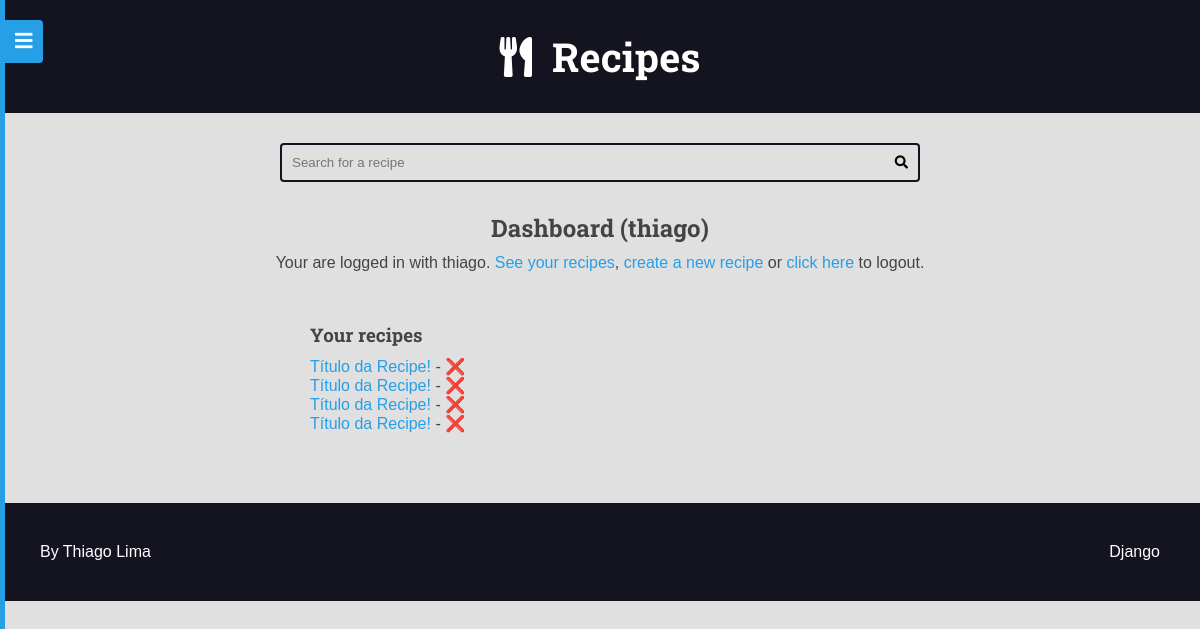
The app's page /authors/dashboard/ (signed in) with its own data.
### recipes/models.py (models this page shows, shortened)
class Recipe(models.Model):
    objects = RecipeManager()
    title = models.CharField(max_length=65, verbose_name=_('Title'))
    description = models.CharField(max_length=165)
    slug = models.SlugField(unique=True)
    preparation_time = models.IntegerField()
    preparation_time_unit = models.CharField(max_length=65)
    servings = models.IntegerField()
    servings_unit = models.CharField(max_length=65)
    preparation_steps = models.TextField()
    preparation_steps_is_html = models.BooleanField(default=False)
    created_at = models.DateTimeField(auto_now_add=True)
    updated_at = models.DateTimeField(auto_now=True)
    is_published = models.BooleanField(default=False)
    cover = models.ImageField(
        upload_to='recipes/covers/%Y/%m/%d/', blank=True, default='')
    category = models.ForeignKey(
        Category, on_delete=models.SET_NULL, null=True, blank=True,
        default=None,
    )
    author = models.ForeignKey(
        User, on_delete=models.SET_NULL, null=True
    )
    tags = models.ManyToManyField(Tag, blank=True, default='')
    class Meta:
        verbose_name = _('Recipe')
        verbose_name_plural = _('Recipes')

### authors/views/all.py (the view)
# urls.py: path('dashboard/', views.dashboard, name='dashboard'),
@login_required(login_url='authors:login', redirect_field_name='next')
def dashboard(request):
    recipes = Recipe.objects.filter(
        is_published=False,
        author=request.user
    )
    return render(
        request,
        'authors/pages/dashboard.html',
        context={
            'recipes': recipes,
        }
    )

### authors/templates/authors/pages/dashboard.html (shortened to what this page needs)
{% extends 'global/base.html' %}
{% block content %}
  <div class="main-content center container">
    <h2>Dashboard ({{ user }})</h2>
    {% include 'authors/partials/login_message.html' %}
    <div class="authors-dashboard-container">
      <h3>Your recipes</h3>
      <ul>
        {% for recipe in recipes %}
          <li>
            <a href="{% url 'authors:dashboard_recipe_edit' recipe.id %}">{{ recipe.title }}</a> -
            <form
            class="inline-form form-delete"
            action="{% url 'authors:dashboard_recipe_delete' %}"
            method='POST'
            >
              <button class="plaintext-button" type="submit">❌</button>
            </form>
          </li>
        {% empty %}
          <li>
            <p>You do not have recipes, please create one.</p>
          </li>
        {% endfor %}
      </ul>
    </div>
  </div>
  {% endblock content %}

### base_templates/global/base.html (shortened to what this page needs)
{% load static %}
<!DOCTYPE html>
<html lang="{{ html_language }}">
<head>
    {% include 'global/partials/head.html' %}
</head>
<body>
    {% include 'global/partials/menu.html' %}
    {% include 'global/partials/header.html' %}
    {% include 'global/partials/search.html' %}
    <main class="main-content-container">
        {% block content %}{% endblock content %}
    </main>
    {% include 'global/partials/footer.html' %}
</body>
</html>

### base_templates/global/partials/head.html (shortened to what this page needs)
{% load static %}
<link rel="stylesheet" href="https://cdnjs.cloudflare.com/ajax/libs/font-awesome/5.15.4/css/fontawesome.min.css"
 />
<link rel="stylesheet" href="https://cdnjs.cloudflare.com/ajax/libs/font-awesome/5.15.4/css/brands.min.css"
 />
<link rel="stylesheet" href="https://cdnjs.cloudflare.com/ajax/libs/font-awesome/5.15.4/css/solid.min.css"
 />
<link rel="stylesheet" href="{% static 'global/css/styles.css' %}">
<link rel="stylesheet" href="{% static 'global/css/global-style.css' %}">

### base_templates/global/partials/menu.html (shortened to what this page needs)
<button class="button-show-menu button-show-menu-visible">
  <i class="fas fa-bars"></i>
</button>
<div class="menu-container menu-hidden">
  <div class="menu-content">
    <nav class="menu-nav">
      <a href="{% url 'recipes:home' %}">Home</a>
      {% if user.is_authenticated %}
        <a href="{% url 'authors:dashboard_recipe_new' %}">New recipe</a>
        <a href="{% url 'authors:dashboard' %}">Dashboard</a>
        <a class="authors-logout-link" href="{% url 'authors:logout' %}">Logout</a>
      {% else %}
        <a href="{% url 'authors:login' %}">Login</a>
        <a href="{% url 'authors:register' %}">Register</a>
    {% endif %}
    </nav>
  </div>
</div>

### base_templates/global/partials/header.html
<header class="main-header-container">
    <div class="main-header container">
        <h1>
            <a class="main-logo" href="{% url 'recipes:home' %}">
                <i class="fas fa-utensils main-logo-icon"></i>
                <span class="main-logo-text">Recipes</span>
            </a>
        </h1>
    </div>
</header>

### base_templates/global/partials/search.html
<div class="search-container">
    <div class="container">
        <form action="{% url 'recipes:search' %}" method="GET" class="search-form">
            <input
                type="search" class="search-input"
                name="q" value="{{ search_term }}" required
                placeholder="Search for a recipe"
            >
            <button type="submit" class="search-button"><i class="fas fa-search"></i></button>
        </form>
    </div>
</div>

### authors/templates/authors/partials/login_message.html (shortened to what this page needs)
{% if user.is_authenticated %}
<div class="login-message">
  Your are logged in with
  {{ request.user.username }}.
  <a href="{% url 'authors:dashboard' %}">See your recipes</a>,
  <a href="{% url 'authors:dashboard_recipe_new' %}">create a new recipe</a> or
  <a class="authors-logout-link" href="#">click here</a> to logout.
</div>
{% endif %}

### base_templates/global/partials/footer.html
<footer class="main-footer">
  <div class="developer">
    <a href="#" target="_blank" rel="noreferrer noopener">By Thiago Lima</a>
  </div>
  <div class="powered">
    <a href="#" target="_blank" rel="noreferrer noopener">Django</a>
  </div>
</footer>

### base_static/global/css/styles.css (style rules this page uses)
:root { --color-primary: #269fe6; --color-primary-hover: #2086c2; --color-primary-dark: #13141f; --color-primary-dark-hover: #212336; --color-primary-light: #d4ecfa; --color-primary-light-hover: #bdd8e7; --color-white: #fff; --color-black: #000; --color-dark-text: #444; --color-info-light: #cce5ff; --color-debug-light: #cce5ff; --color-success-light: #d4edda; --color-alert-light: #fff3cd; --color-warning-light: #fff3cd; --color-error-light: #f8d7da; --color-info-dark: #4d86c4; --color-debug-dark: #4d86c4; --color-success-dark: #4a9c5d; --color-alert-dark: #927f40; --color-warning-dark: #927f40; --color-error-dark: #da525d; --color-gray-0: #f9f9f9; --color-gray-1: #e0e0e0; --color-gray-2: #c7c7c7; --color-gray-3: #aeaeae; --color-gray-4: #959595; --color-gray-5: #7d7d7d; --color-gray-6: #646464; --color-gray-7: #4b4b4b; --color-gray-8: #323232; --color-gray-9: #191919; --font-primary: sans-serif; --font-headings: 'Roboto Slab', serif; --spacing-gutter-medium: 3rem; --spacing-gutter-large: 4rem; }
* { padding: 0; margin: 0; box-sizing: border-box; }
html { font-size: 62.5%; }
body { font-size: 1.6rem; font-family: var(--font-primary); background: var(--color-gray-1); color: var(--color-dark-text); }
h1, h2, h3, h4, h5, h6 { font-family: var(--font-headings); }
a { color: var(--color-primary); text-decoration: none; }
.container { max-width: 144rem; margin: 0 auto; padding: var(--spacing-gutter-medium); }
.main-header-container { background: var(--color-primary-dark); }
.main-logo { font-size: 4rem; color: var(--color-white); text-decoration: none; display: flex; flex-flow: row nowrap; align-items: center; justify-content: center; width: fit-content; margin: 0 auto; }
.main-logo-icon { margin-right: 2rem; }
.search-form { border: 0.2rem solid var(--color-primary-dark); max-width: 64rem; margin: 0 auto; border-radius: 0.4rem; position: relative; transition: all 300ms ease-in-out; }
.search-input, .search-button { border: none; background: none; outline: none; padding: 1rem; transition: all 300ms ease-in-out; }
.search-input { width: 100%; padding-right: 3rem; }
.search-button { position: absolute; top: 0; right: 0; }
.main-content { padding-top: 0; }
.main-footer { display: flex; align-items: center; justify-content: space-between; background: var(--color-primary-dark); color: var(--color-white); padding: var(--spacing-gutter-large); }
.main-footer a { color: var(--color-white); text-decoration: none; transition: all 300ms ease-in-out; }
.inline-form { display: inline; }
.plaintext-button { display: inline; border: none; background: none; cursor: pointer; color: var(--color-primary); font-size: 1.6rem; }
.login-message { margin: 1rem 0; }
.authors-dashboard-container { max-width: 64rem; text-align: left; padding: var(--spacing-gutter-medium); margin: 0 auto; }
.authors-dashboard-container h3, .authors-dashboard-container p, .authors-dashboard-container ul { list-style-type: none; margin: 1rem 0; }
.center { text-align: center; }
.menu-container { position: fixed; top: 0; left: 0; bottom: 0; width: 260px; min-height: 100vh; overflow-y: auto; background: var(--color-primary); z-index: 2; transition: all 300ms ease-in-out; }
.menu-container a { color: var(--color-white); }
.menu-hidden { left: -255px; }
.button-show-menu { position: fixed; left: 265px; top: 2rem; color: var(--color-white); background-color: var(--color-primary); border: none; font-size: 2rem; z-index: 3; padding: 1rem; visibility: hidden; opacity: 0; transition: all 300ms ease-in-out; border-radius: 0 4px 4px 0; cursor: pointer; }
.button-show-menu-visible { visibility: visible; opacity: 1; left: 5px; }
.menu-nav { display: flex; flex-flow: column wrap; font-family: var(--font-headings); font-size: 2rem; }
.menu-nav a { width: 100%; padding: 1rem; }

### records on screen
Recipe: title "Título da Recipe!"
Recipe: title "Título da Recipe!"
Recipe: title "Título da Recipe!"
Recipe: title "Título da Recipe!"

### other values on screen
{{ user }} "thiago"
{{ request.user.username }} "thiago"
